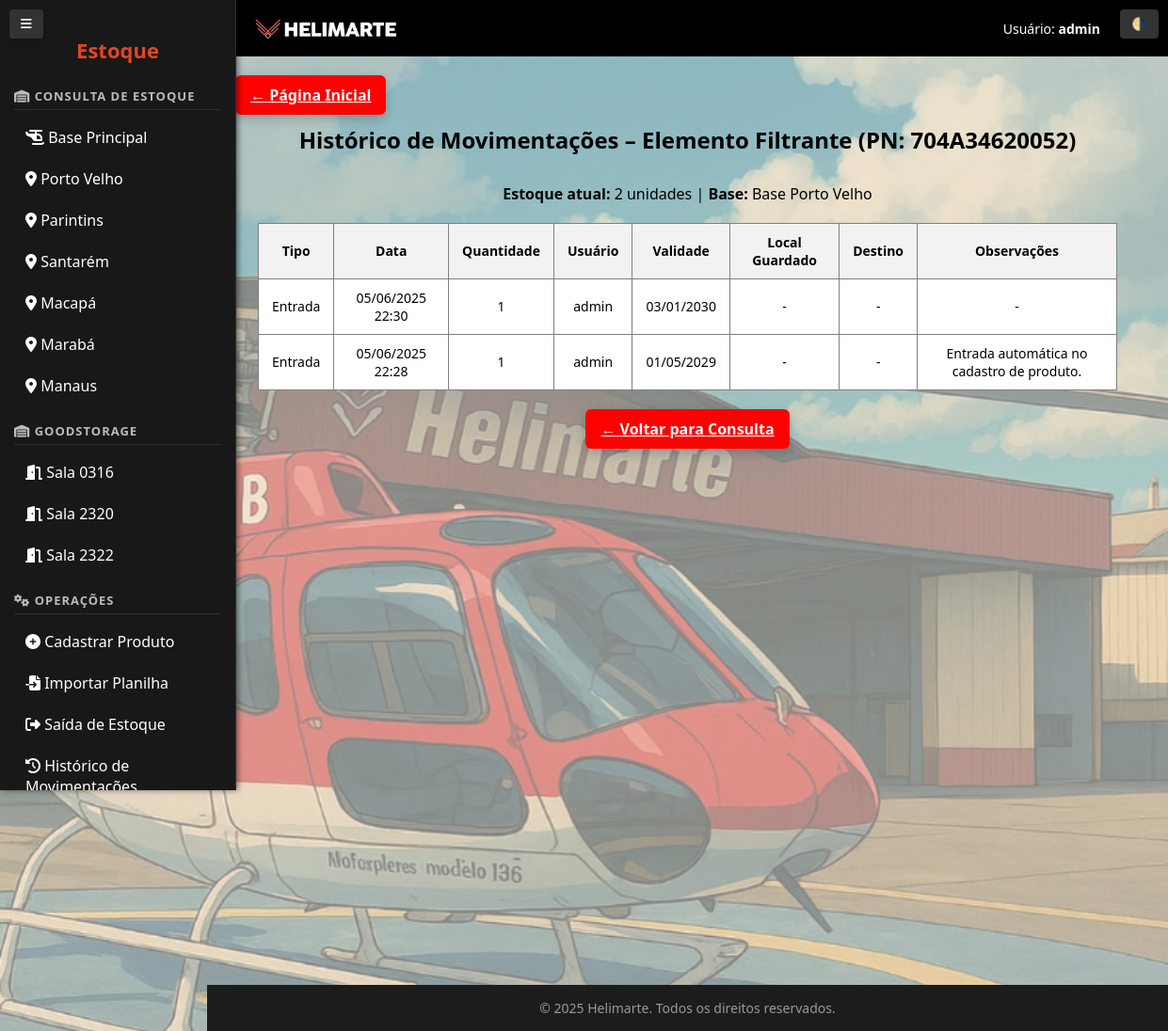
Screenshot of /produto/628/historico/ (signed in) with the database file from the repository.
### estoque/models.py (models this page shows, shortened)
class Produto(models.Model):
    BASE_CHOICES = [
        ("Base Principal", "Base Principal"),
        ("Base Porto Velho", "Base Porto Velho"),
        ("Base Parintins", "Base Parintins"),
        ("Base Santarém", "Base Santarém"),
        ("Base Macapá", "Base Macapá"),
        ("Base Marabá", "Base Marabá"),
        ("Base Manaus", "Base Manaus"),
        ("Sala 0316", "Sala 0316"),
        ("Sala 2320", "Sala 2320"),
        ("Sala 2322", "Sala 2322"),
    ]
    DESTINO_CHOICES = [
        ("Estoque", "Estoque"),
        ("PS-ARB", "PS-ARB"),
        ("PS-JOR", "PS-JOR"),
        ("PS-VCB", "PS-VCB"),
        ("PS-JJF", "PS-JJF"),
        ("PS-ELI", "PS-ELI"),
        ("PS-ALE", "PS-ALE"),
        ("PS-JAE", "PS-JAE"),
        ("PT-HYO", "PT-HYO"),
        ("PP-JBB", "PP-JBB"),
        ("PR-JJB", "PR-JJB"),
        ("PT-YUN", "PT-YUN"),
        ("PT-YTU", "PT-YTU"),
        ("PP-JUL", "PP-JUL"),
    ]
    nome = models.CharField("Nome do Produto", max_length=100)
    pn = models.CharField("P/N", max_length=50)
    sn = models.CharField("S/N", max_length=100, blank=True, null=True)
    quantidade = models.PositiveIntegerField("Quantidade", default=0)
    validade = models.DateField("Validade", null=True, blank=True)
    observacoes = models.TextField("Observações", blank=True, null=True)
    nome_responsavel = models.CharField("Nome do Responsável", max_length=100, blank=True, null=True)
    base = models.CharField("Base", max_length=50, choices=BASE_CHOICES, default="Base Principal")
    local = models.CharField("Local", max_length=100, blank=True, null=True)
    estoque_minimo = models.IntegerField(default=0)
    destino = models.CharField("Destino", max_length=100, choices=DESTINO_CHOICES, blank=True, null=True)
    class Meta:
        unique_together = ['pn', 'base']
        ordering = ['nome']

class MovimentoEstoque(models.Model):
    ENTRADA = 'E'
    SAIDA = 'S'
    TIPO_CHOICES = [
        (ENTRADA, 'Entrada'),
        (SAIDA, 'Saída'),
    ]
    produto = models.ForeignKey(Produto, on_delete=models.CASCADE)
    tipo = models.CharField("Tipo", max_length=1, choices=TIPO_CHOICES)
    quantidade = models.PositiveIntegerField("Quantidade")
    data_movimento = models.DateTimeField("Data do Movimento", auto_now_add=True)
    validade = models.DateField("Validade", null=True, blank=True)
    local_guardado = models.CharField("Local onde está guardado", max_length=100, blank=True)
    destino = models.CharField("Destino", max_length=100, blank=True)
    observacoes = models.TextField("Observações", blank=True)
    usuario = models.ForeignKey(User, on_delete=models.SET_NULL, null=True, blank=True)

### estoque/views.py (the view)
# urls.py: path('produto/<int:produto_id>/historico/', views.historico_produto, name='historico_produto'),
@login_required
def historico_produto(request, produto_id):
    produto = get_object_or_404(Produto, id=produto_id)
    movimentos = MovimentoEstoque.objects.filter(produto=produto).order_by('-data_movimento')
    return render(request, 'estoque/historico_produto.html', {'produto': produto, 'movimentos': movimentos})

### estoque/templates/estoque/historico_produto.html (shortened to what this page needs)
{% extends 'estoque/base.html' %}
{% block content %}
  <h2 style="text-align: center; margin-bottom: 30px;">
    Histórico de Movimentações – {{ produto.nome }} (PN: {{ produto.pn }})
  </h2>
  <div style="text-align: center; margin-bottom: 20px;">
    <strong>Estoque atual:</strong> {{ produto.quantidade }} unidades |
    <strong>Base:</strong> {{ produto.base }}
  </div>
  {% if movimentos %}
    <table border="1" cellpadding="8" cellspacing="0" style="margin: auto; width: 95%; border-collapse: collapse;">
      <thead style="background-color: #f2f2f2;">
        <tr>
          <th>Tipo</th>
          <th>Data</th>
          <th>Quantidade</th>
          <th>Usuário</th>
          <th>Validade</th>
          <th>Local Guardado</th>
          <th>Destino</th>
          <th>Observações</th>
        </tr>
      </thead>
      <tbody>
        {% for m in movimentos %}
          <tr>
            <td>{{ m.get_tipo_display }}</td>
            <td>{{ m.data_movimento|date:"d/m/Y H:i" }}</td>
            <td>{{ m.quantidade }}</td>
            <td>{{ m.usuario|default:"-" }}</td>
            <td>{{ m.validade|date:"d/m/Y"|default:"-" }}</td>
            <td>{{ m.local_guardado|default:"-" }}</td>
            <td>{{ m.destino|default:"-" }}</td>
            <td>{{ m.observacoes|default:"-" }}</td>
          </tr>
        {% endfor %}
      </tbody>
    </table>
  {% else %}
    <p style="text-align: center;">Nenhuma movimentação registrada para este produto.</p>
  {% endif %}
  <div style="text-align: center; margin-top: 30px;">
    <a href="{% url 'consulta_estoque' %}" class="btn">&#8592; Voltar para Consulta</a>
  </div>
{% endblock %}

### estoque/templates/estoque/base.html (shortened to what this page needs)
{% load static %}
<!DOCTYPE html>
<html lang="pt-br" data-theme="light">
<head>
    {% block head_links %}
    <link rel="stylesheet" href="{% static 'css/modo_escuro.css' %}">
    <link rel="stylesheet" href="{% static 'css/estilo_base.css' %}">
    <link rel="stylesheet" href="https://cdnjs.cloudflare.com/ajax/libs/font-awesome/6.5.0/css/all.min.css"
 />
    {% endblock %}
</head>
<body class="{% block body_class %}{% endblock %}">
    <button id="toggleSidebarBtn" onclick="toggleSidebar()" title="Alternar Menu">
        <i class="fas fa-bars"></i>
    </button>
    <button id="toggleThemeBtn" onclick="toggleTheme()" title="Alternar Tema">🌗</button>
    <aside id="sidebar">
        {% block sidebar %}
        <h1>Estoque</h1>
        <nav>
            <strong><i class="fa-solid fa-warehouse"></i> Consulta de Estoque</strong>
            <a href="{% url 'consulta_por_base' 'base-principal' %}"><i class="fa-solid fa-helicopter"></i> Base
                Principal</a>
            <a href="{% url 'consulta_por_base' 'base-porto-velho' %}"><i class="fa-solid fa-location-dot"></i> Porto
                Velho</a>
            <a href="{% url 'consulta_por_base' 'base-parintins' %}"><i class="fa-solid fa-location-dot"></i>
                Parintins</a>
            <a href="{% url 'consulta_por_base' 'base-santarem' %}"><i class="fa-solid fa-location-dot"></i>
                Santarém</a>
            <a href="{% url 'consulta_por_base' 'base-macapa' %}"><i class="fa-solid fa-location-dot"></i> Macapá</a>
            <a href="{% url 'consulta_por_base' 'base-maraba' %}"><i class="fa-solid fa-location-dot"></i> Marabá</a>
            <a href="{% url 'consulta_por_base' 'base-manaus' %}"><i class="fa-solid fa-location-dot"></i> Manaus</a>
            <strong><i class="fa-solid fa-warehouse"></i> GoodStorage</strong>
            <a href="{% url 'consulta_por_base' 'sala-0316' %}"><i class="fa-solid fa-door-open"></i> Sala 0316</a>
            <a href="{% url 'consulta_por_base' 'sala-2320' %}"><i class="fa-solid fa-door-open"></i> Sala 2320</a>
            <a href="{% url 'consulta_por_base' 'sala-2322' %}"><i class="fa-solid fa-door-open"></i> Sala 2322</a>
            <strong><i class="fas fa-cogs"></i> Operações</strong>
            <a href="{% url 'cadastrar_produto' %}"><i class="fas fa-plus-circle"></i> Cadastrar Produto</a>
            <a href="{% url 'importar_produtos' %}"><i class="fas fa-file-import"></i> Importar Planilha</a>
            <a href="{% url 'saida_estoque' %}"><i class="fas fa-sign-out-alt"></i> Saída de Estoque</a>
            <a href="{% url 'historico_movimentacoes' %}"><i class="fas fa-history"></i> Histórico de Movimentações</a>
        </nav>
        {% endblock %}
    </aside>
    <header>
        <div class="logo">
            <img src="{% static 'logo_grande.png' %}" alt="Logo Helimarte">
        </div>
        <div class="user-info">
            Usuário: <strong>{{ request.user.username }}</strong>
        </div>
    </header>
    <main>
        {% if not home %}
        <a href="{% url 'pagina_inicial' %}" class="btn">← Página Inicial</a>
        {% endif %}
        {% block content %}{% endblock %}
    </main>
    <footer>
        &copy; {% now "Y" %} Helimarte. Todos os direitos reservados.
    </footer>
</body>
</html>

### static/modo_escuro.css (style rules this page uses)
:root { --bg-light: #ffffff; --bg-dark: #121212; --text-light: #000000; --text-dark: #f1f1f1; --primary: #1e88e5; --primary-hover: #1565c0; --menu-bg-dark: #181818; --menu-hover-dark: #333333; --success: #43a047; --danger: #e53935; --table-bg-dark: #1e1e1e; --table-row-dark: #252525; --table-border-dark: #333333; }
body { background-color: var(--bg); color: var(--text); font-family: 'Segoe UI', sans-serif; transition: background-color 0.3s, color 0.3s; }
aside { background-color: var(--menu-bg-dark); color: var(--text); transition: background-color 0.3s, color 0.3s; }
aside nav a { color: var(--text); text-decoration: none; display: block; padding: 8px 12px; }
.btn { background-color: var(--primary); color: white; padding: 10px 16px; border-radius: 10px; border: none; cursor: pointer; transition: background-color 0.2s; }
header, footer { background-color: var(--menu-bg-dark); color: var(--text-dark); padding: 10px; text-align: center; }

### static/css/estilo_base.css (style rules this page uses)
:root { --bg-color-light: rgba(255, 255, 255, 0.623); --bg-color-dark: #121212; --text-color-light: #000; --text-color-dark: #f1f1f1d7; --highlight-color: #e5461e; --highlight-hover: #1565c0; --warning-color: #e53935; --ok-color: #43a047; --menu-width: 220px; --menu-bg: #181818; --menu-text: #fff; --menu-hover: #e5461e(41.31% 83.85 38.92); --content-bg: rgba(255, 255, 255, 0.08); --content-border: rgba(255, 255, 255, 0.1); }
[data-theme="light"] { --bg-color: var(--bg-color-light); --text-color: var(--text-color-light); }
body { font-family: 'Segoe UI', Tahoma, Geneva, Verdana, sans-serif; margin: 0; color: var(--text-color); background-image: url("../estoque/img/fundo_helimarte.png"); background-size: cover; background-repeat: no-repeat; background-position: center; background-attachment: fixed; }
body::before { content: ""; position: fixed; top: 0; left: 0; width: 100%; height: 100%; background-color: var(--bg-color); opacity: 0.8; z-index: -1; }
aside { width: var(--menu-width); background-color: var(--menu-bg); color: var(--menu-text); padding: 20px 15px; height: 100vh; position: fixed; top: 0; left: 0; overflow-y: auto; box-shadow: 2px 0 6px rgba(0, 0, 0, 0.5); transition: all 0.3s ease-in-out; border-right: 1px solid rgba(255, 255, 255, 0.1); }
aside h1 { font-size: 22px; font-weight: bold; margin-bottom: 25px; text-align: center; color: #e5461e; }
nav strong { display: block; margin: 20px 0 10px; font-size: 13px; text-transform: uppercase; letter-spacing: 1px; color: #bbb; border-bottom: 1px solid rgba(255, 255, 255, 0.1); padding-bottom: 5px; }
nav a { display: flex; align-items: center; gap: 10px; padding: 10px 12px; margin: 6px 0; border-radius: 6px; color: var(--menu-text); text-decoration: none; transition: background-color 0.3s, padding-left 0.3s; }
header { background-color: #000; color: #fff; display: flex; align-items: center; justify-content: space-between; height: 60px; padding: 0 40px; margin-left: var(--menu-width); z-index: 100; }
header .logo img { height: 40px; object-fit: contain; }
header .logo { padding-left: 8px; }
header .user-info { font-size: 14px; padding-right: 32px; }
main { padding: 30px; margin-left: var(--menu-width); border-radius: 10px; color: black; transition: margin-left 0.3s ease; }
table { width: 100%; border-collapse: collapse; background-color:white; color: black; font-size: 14px; margin-top: 20px; }
thead { background-color: rgba(255, 255, 255, 0.1); }
th, td { padding: 10px 14px; text-align: center; }
tbody tr:nth-child(even) { background-color: rgba(255, 255, 255, 0.03); }
.btn, input[type="submit"], button { padding: 10px 16px; border: none; border-radius: 6px; background-color:red; color: white; font-weight: bold; cursor: pointer; box-shadow: 0 4px 12px rgba(0, 0, 0, 0.2); transition: background-color 0.3s, transform 0.2s; }
footer { text-align: center; padding: 15px 0; background-color: #1c1c1c; font-size: 14px; color: #999; margin-left: var(--menu-width); margin-top: 550px; }
#toggleSidebarBtn, #toggleThemeBtn { position: fixed; top: 10px; z-index: 2000; background-color: #333 ; color: white; border: none; padding: 8px 12px; border-radius: 4px; cursor: pointer; }
#toggleSidebarBtn { left: 10px; }
#toggleThemeBtn { right: 10px; }

### rows the page displays
Produto: nome "Elemento Filtrante", pn "704A34620052", quantidade "2", base "Base Porto Velho"
MovimentoEstoque: tipo "Entrada", data_movimento "05/06/2025 22:30", quantidade "1", usuario "admin", validade "03/01/2030", local_guardado "-", destino "-", observacoes "-"
MovimentoEstoque: tipo "Entrada", data_movimento "05/06/2025 22:28", quantidade "1", usuario "admin", validade "01/05/2029", local_guardado "-", destino "-", observacoes "Entrada automática no cadastro de produto."

### other values shown
{{ request.user.username }} "admin"
